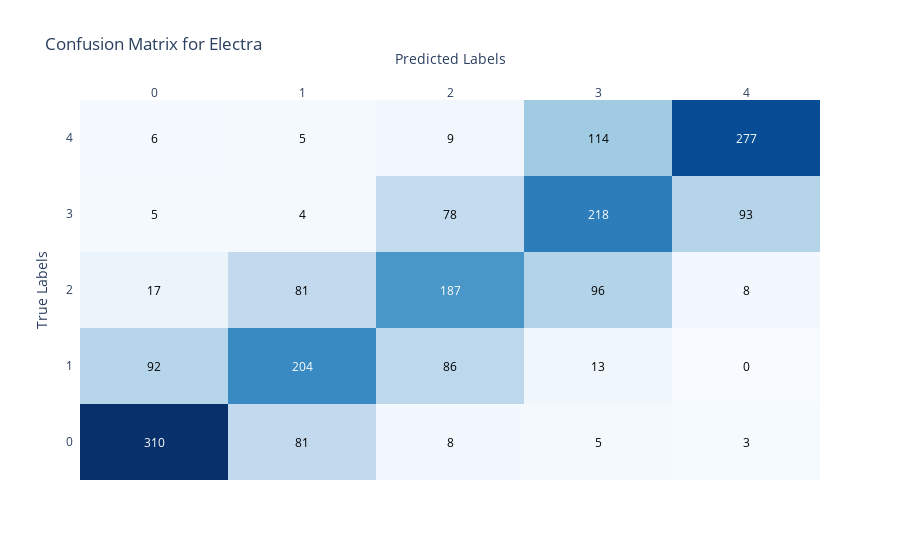
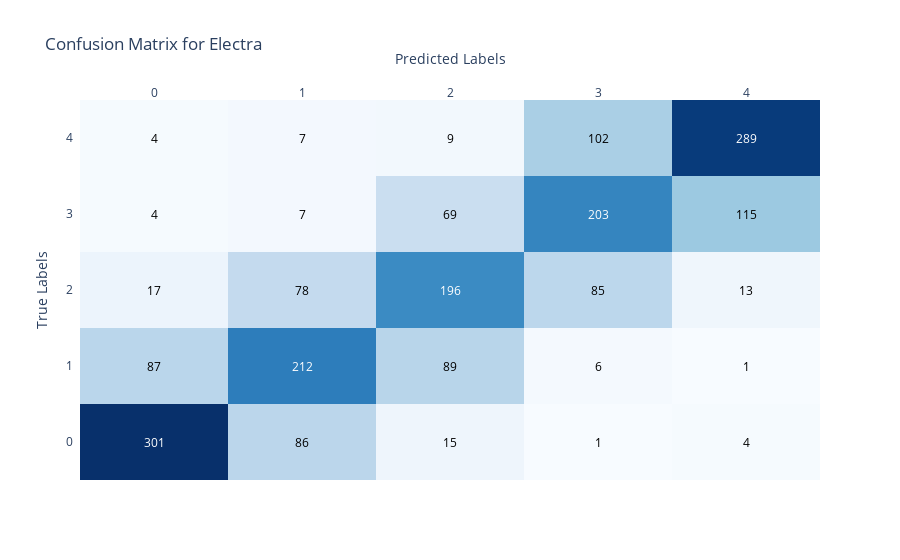

Write notebook code for charts like these, in order.
### Code cell
# Clear CUDA cache before fine-tuning
torch.cuda.empty_cache()

# Check if the fine-tuned model exists
fine_tuned_model_dir = f"./models/{best_model_name}_fine_tuned"
if os.path.exists(fine_tuned_model_dir):
    logger.info(f"Loading existing fine-tuned model: {best_model_name}")
    best_model, best_tokenizer, best_eval_results = load_model(f"{best_model_name}_fine_tuned")
else:
    # Fine-tune the best model using Optuna
    study = optuna.create_study(direction="maximize", pruner=optuna.pruners.MedianPruner())
    study.optimize(objective, n_trials=10)

    best_trial = study.best_trial
    logger.info(f"Best trial: {best_trial.params}")

    # Train the best model with the best hyperparameters
    best_learning_rate = best_trial.params['learning_rate']
    best_weight_decay = best_trial.params['weight_decay']
    best_model, best_tokenizer, best_eval_results = train_model(best_model_name, train_df, best_learning_rate, use_early_stopping=True, weight_decay=best_weight_decay)

    # Add an identifier to the model config for the fine-tuned model
    best_model.config.model_id = f"{best_model_name}_fine_tuned"

    # Save the fine-tuned model and evaluation results
    best_model.save_pretrained(fine_tuned_model_dir)
    best_tokenizer.save_pretrained(fine_tuned_model_dir)
    with open(f"./models/{best_model_name}_fine_tuned_eval_results.json", "w") as f:
        json.dump(best_eval_results, f)

### Figure 1 — Plotly figure (JSON) as saved in the notebook; plotly's stock layout.template omitted (floating-point values rounded to 4 significant figures)
{"data": [{"colorscale": [[0, "rgb(247,251,255)"], [0.125, "rgb(222,235,247)"], [0.25, "rgb(198,219,239)"], [0.375, "rgb(158,202,225)"], [0.5, "rgb(107,174,214)"], [0.625, "rgb(66,146,198)"], [0.75, "rgb(33,113,181)"], [0.875, "rgb(8,81,156)"], [1, "rgb(8,48,107)"]], "reversescale": false, "showscale": false, "type": "heatmap", "x": ["0", "1", "2", "3", "4"], "y": ["0", "1", "2", "3", "4"], "z": [[310, 81, 8, 5, 3], [92, 204, 86, 13, 0], [17, 81, 187, 96, 8], [5, 4, 78, 218, 93], [6, 5, 9, 114, 277]]}], "layout": {"annotations": [{"font": {"color": "#FFFFFF"}, "showarrow": false, "text": "310", "x": "0", "xref": "x", "y": "0", "yref": "y"}, {"font": {"color": "#000000"}, "showarrow": false, "text": "81", "x": "1", "xref": "x", "y": "0", "yref": "y"}, {"font": {"color": "#000000"}, "showarrow": false, "text": "8", "x": "2", "xref": "x", "y": "0", "yref": "y"}, {"font": {"color": "#000000"}, "showarrow": false, "text": "5", "x": "3", "xref": "x", "y": "0", "yref": "y"}, {"font": {"color": "#000000"}, "showarrow": false, "text": "3", "x": "4", "xref": "x", "y": "0", "yref": "y"}, {"font": {"color": "#000000"}, "showarrow": false, "text": "92", "x": "0", "xref": "x", "y": "1", "yref": "y"}, {"font": {"color": "#FFFFFF"}, "showarrow": false, "text": "204", "x": "1", "xref": "x", "y": "1", "yref": "y"}, {"font": {"color": "#000000"}, "showarrow": false, "text": "86", "x": "2", "xref": "x", "y": "1", "yref": "y"}, {"font": {"color": "#000000"}, "showarrow": false, "text": "13", "x": "3", "xref": "x", "y": "1", "yref": "y"}, {"font": {"color": "#000000"}, "showarrow": false, "text": "0", "x": "4", "xref": "x", "y": "1", "yref": "y"}, {"font": {"color": "#000000"}, "showarrow": false, "text": "17", "x": "0", "xref": "x", "y": "2", "yref": "y"}, {"font": {"color": "#000000"}, "showarrow": false, "text": "81", "x": "1", "xref": "x", "y": "2", "yref": "y"}, {"font": {"color": "#FFFFFF"}, "showarrow": false, "text": "187", "x": "2", "xref": "x", "y": "2", "yref": "y"}, {"font": {"color": "#000000"}, "showarrow": false, "text": "96", "x": "3", "xref": "x", "y": "2", "yref": "y"}, {"font": {"color": "#000000"}, "showarrow": false, "text": "8", "x": "4", "xref": "x", "y": "2", "yref": "y"}, {"font": {"color": "#000000"}, "showarrow": false, "text": "5", "x": "0", "xref": "x", "y": "3", "yref": "y"}, {"font": {"color": "#000000"}, "showarrow": false, "text": "4", "x": "1", "xref": "x", "y": "3", "yref": "y"}, {"font": {"color": "#000000"}, "showarrow": false, "text": "78", "x": "2", "xref": "x", "y": "3", "yref": "y"}, {"font": {"color": "#FFFFFF"}, "showarrow": false, "text": "218", "x": "3", "xref": "x", "y": "3", "yref": "y"}, {"font": {"color": "#000000"}, "showarrow": false, "text": "93", "x": "4", "xref": "x", "y": "3", "yref": "y"}, {"font": {"color": "#000000"}, "showarrow": false, "text": "6", "x": "0", "xref": "x", "y": "4", "yref": "y"}, {"font": {"color": "#000000"}, "showarrow": false, "text": "5", "x": "1", "xref": "x", "y": "4", "yref": "y"}, {"font": {"color": "#000000"}, "showarrow": false, "text": "9", "x": "2", "xref": "x", "y": "4", "yref": "y"}, {"font": {"color": "#000000"}, "showarrow": false, "text": "114", "x": "3", "xref": "x", "y": "4", "yref": "y"}, {"font": {"color": "#FFFFFF"}, "showarrow": false, "text": "277", "x": "4", "xref": "x", "y": "4", "yref": "y"}], "title": {"text": "Confusion Matrix for Electra"}, "xaxis": {"dtick": 1, "gridcolor": "rgb(0, 0, 0)", "side": "top", "ticks": "", "title": {"text": "Predicted Labels"}}, "yaxis": {"dtick": 1, "ticks": "", "ticksuffix": "  ", "title": {"text": "True Labels"}}}}

### Figure 2 — Plotly figure (JSON) as saved in the notebook; plotly's stock layout.template omitted (floating-point values rounded to 4 significant figures)
{"data": [{"colorscale": [[0, "rgb(247,251,255)"], [0.125, "rgb(222,235,247)"], [0.25, "rgb(198,219,239)"], [0.375, "rgb(158,202,225)"], [0.5, "rgb(107,174,214)"], [0.625, "rgb(66,146,198)"], [0.75, "rgb(33,113,181)"], [0.875, "rgb(8,81,156)"], [1, "rgb(8,48,107)"]], "reversescale": false, "showscale": false, "type": "heatmap", "x": ["0", "1", "2", "3", "4"], "y": ["0", "1", "2", "3", "4"], "z": [[301, 86, 15, 1, 4], [87, 212, 89, 6, 1], [17, 78, 196, 85, 13], [4, 7, 69, 203, 115], [4, 7, 9, 102, 289]]}], "layout": {"annotations": [{"font": {"color": "#FFFFFF"}, "showarrow": false, "text": "301", "x": "0", "xref": "x", "y": "0", "yref": "y"}, {"font": {"color": "#000000"}, "showarrow": false, "text": "86", "x": "1", "xref": "x", "y": "0", "yref": "y"}, {"font": {"color": "#000000"}, "showarrow": false, "text": "15", "x": "2", "xref": "x", "y": "0", "yref": "y"}, {"font": {"color": "#000000"}, "showarrow": false, "text": "1", "x": "3", "xref": "x", "y": "0", "yref": "y"}, {"font": {"color": "#000000"}, "showarrow": false, "text": "4", "x": "4", "xref": "x", "y": "0", "yref": "y"}, {"font": {"color": "#000000"}, "showarrow": false, "text": "87", "x": "0", "xref": "x", "y": "1", "yref": "y"}, {"font": {"color": "#FFFFFF"}, "showarrow": false, "text": "212", "x": "1", "xref": "x", "y": "1", "yref": "y"}, {"font": {"color": "#000000"}, "showarrow": false, "text": "89", "x": "2", "xref": "x", "y": "1", "yref": "y"}, {"font": {"color": "#000000"}, "showarrow": false, "text": "6", "x": "3", "xref": "x", "y": "1", "yref": "y"}, {"font": {"color": "#000000"}, "showarrow": false, "text": "1", "x": "4", "xref": "x", "y": "1", "yref": "y"}, {"font": {"color": "#000000"}, "showarrow": false, "text": "17", "x": "0", "xref": "x", "y": "2", "yref": "y"}, {"font": {"color": "#000000"}, "showarrow": false, "text": "78", "x": "1", "xref": "x", "y": "2", "yref": "y"}, {"font": {"color": "#FFFFFF"}, "showarrow": false, "text": "196", "x": "2", "xref": "x", "y": "2", "yref": "y"}, {"font": {"color": "#000000"}, "showarrow": false, "text": "85", "x": "3", "xref": "x", "y": "2", "yref": "y"}, {"font": {"color": "#000000"}, "showarrow": false, "text": "13", "x": "4", "xref": "x", "y": "2", "yref": "y"}, {"font": {"color": "#000000"}, "showarrow": false, "text": "4", "x": "0", "xref": "x", "y": "3", "yref": "y"}, {"font": {"color": "#000000"}, "showarrow": false, "text": "7", "x": "1", "xref": "x", "y": "3", "yref": "y"}, {"font": {"color": "#000000"}, "showarrow": false, "text": "69", "x": "2", "xref": "x", "y": "3", "yref": "y"}, {"font": {"color": "#FFFFFF"}, "showarrow": false, "text": "203", "x": "3", "xref": "x", "y": "3", "yref": "y"}, {"font": {"color": "#000000"}, "showarrow": false, "text": "115", "x": "4", "xref": "x", "y": "3", "yref": "y"}, {"font": {"color": "#000000"}, "showarrow": false, "text": "4", "x": "0", "xref": "x", "y": "4", "yref": "y"}, {"font": {"color": "#000000"}, "showarrow": false, "text": "7", "x": "1", "xref": "x", "y": "4", "yref": "y"}, {"font": {"color": "#000000"}, "showarrow": false, "text": "9", "x": "2", "xref": "x", "y": "4", "yref": "y"}, {"font": {"color": "#000000"}, "showarrow": false, "text": "102", "x": "3", "xref": "x", "y": "4", "yref": "y"}, {"font": {"color": "#FFFFFF"}, "showarrow": false, "text": "289", "x": "4", "xref": "x", "y": "4", "yref": "y"}], "title": {"text": "Confusion Matrix for Electra"}, "xaxis": {"dtick": 1, "gridcolor": "rgb(0, 0, 0)", "side": "top", "ticks": "", "title": {"text": "Predicted Labels"}}, "yaxis": {"dtick": 1, "ticks": "", "ticksuffix": "  ", "title": {"text": "True Labels"}}}}
